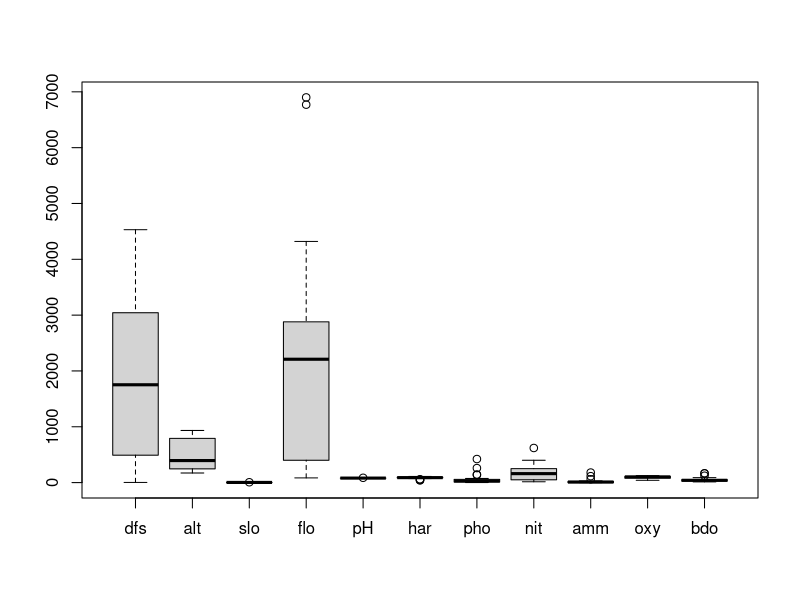

Source code (R):
## ---- chunk 1
knitr::opts_chunk$set(echo = TRUE)
## ---- chunk 2
library(ade4)
data(doubs)
env<-doubs$env
spe<-doubs$species
env[1:5,]
spe[1:5,]

## ---- chunk 3
boxplot(env)
